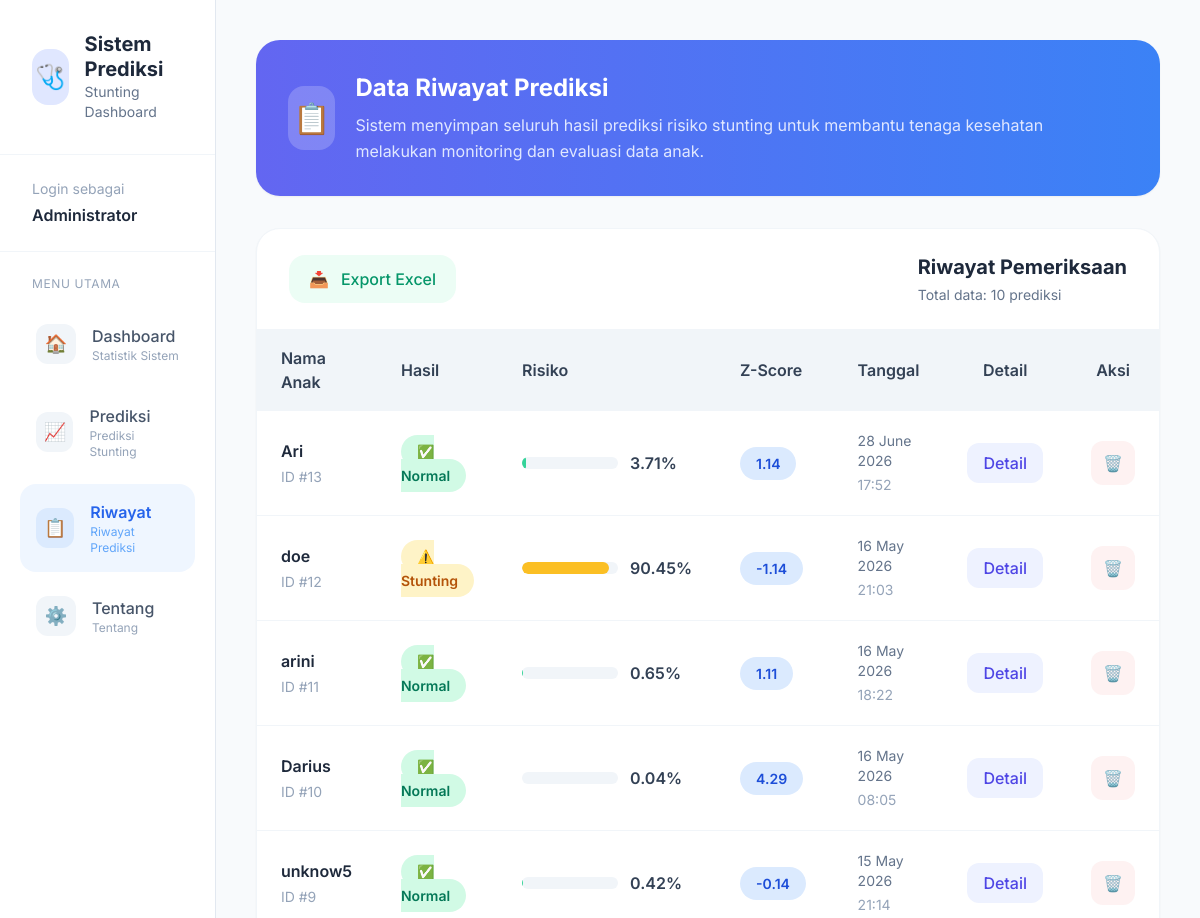
Page /history (signed in, upper part) on the earlier database version.
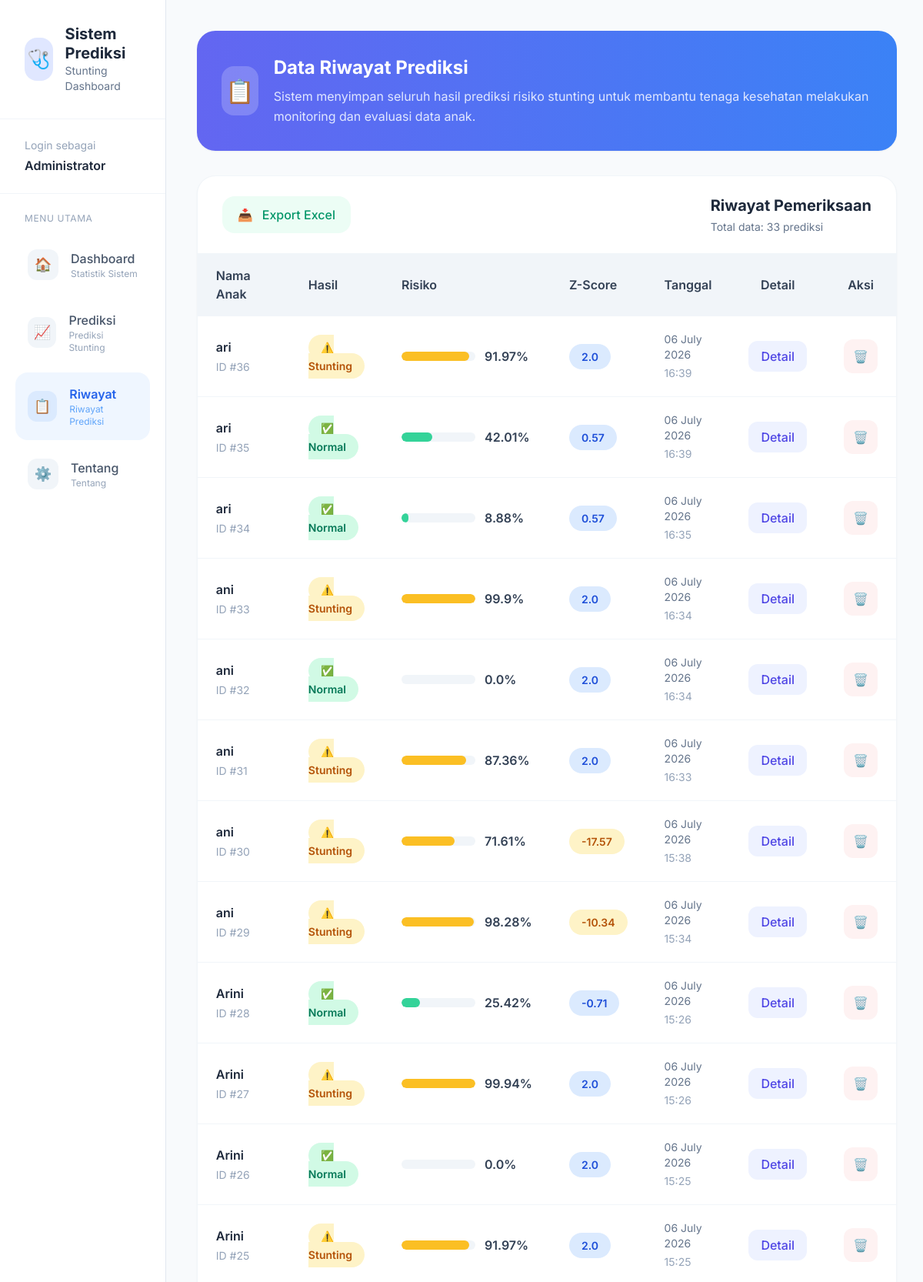
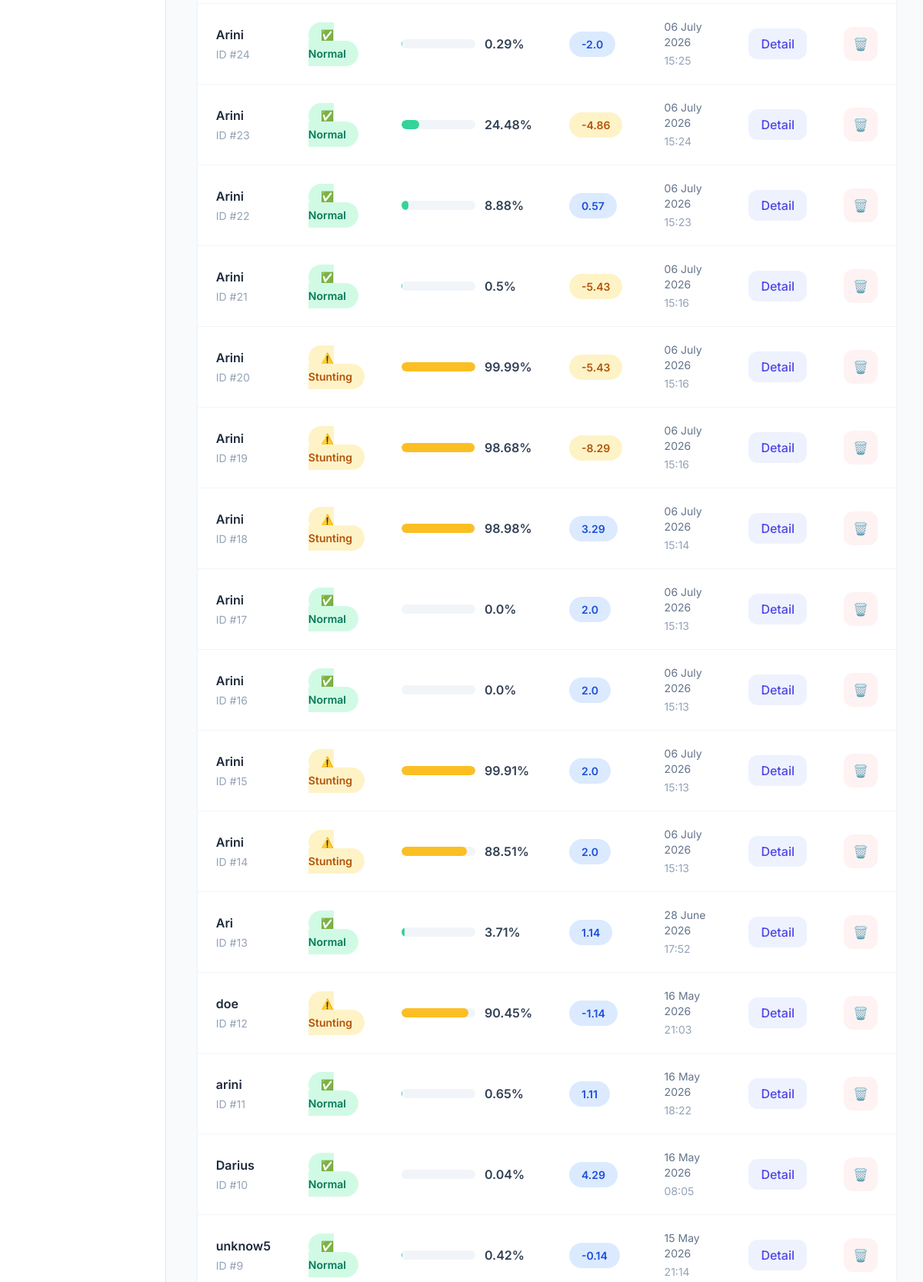
Same page on the later database version (2 pictures, top to bottom).
### app/models/prediction_model.py (models this page shows)
class Prediction(db.Model):
    __tablename__ = 'predictions'
    id = db.Column(db.Integer, primary_key=True)
    user_id = db.Column(db.Integer, db.ForeignKey('users.id'))
    nama_anak = db.Column(db.String(150))
    jenis_kelamin = db.Column(db.Integer)
    bb_lahir = db.Column(db.Float)
    umur = db.Column(db.Float)
    berat_badan = db.Column(db.Float)
    tinggi_badan = db.Column(db.Float)
    lila = db.Column(db.Float)
    tb_ibu = db.Column(db.Float)
    prediction = db.Column(db.String(50))
    probability = db.Column(db.Float)
    created_at = db.Column(
        db.DateTime,
        default=datetime.utcnow
    )
    def z_score(self):
        median_tb = 49 + (self.umur * 1.5)
        sd = 3.5
        score = (self.tinggi_badan - median_tb) / sd
        return round(score, 2)

### app/routers/main_routes.py (the view)
@main_bp.route('/history')
@login_required
def history():
    histories = Prediction.query.filter_by(user_id=session['user_id']).order_by(Prediction.created_at.desc()).all()
    return render_template('history.html', histories=histories, fullname=session.get('fullname'))

### app/utils/auth_helper.py (called while the page is built)
def login_required(f):
    @wraps(f)
    def decorated_function(*args, **kwargs):
        if "user_id" not in session:
            return redirect(url_for("auth.login"))
        return f(*args, **kwargs)
    return decorated_function

### app/templates/history.html (shortened to what this page needs)
{% extends "base.html" %}
{% block content %}
<div class="min-h-screen bg-slate-50 flex">
    <aside class="w-72 bg-white border-r border-slate-200 min-h-screen sticky top-0 hidden lg:flex flex-col">
        <div class="px-8 py-8 border-b border-slate-100">
            <div class="flex items-center gap-4">
                <div class="w-14 h-14 rounded-2xl bg-indigo-100 flex items-center justify-center text-2xl">
                    🩺
                </div>
                <div>
                    <h1 class="text-xl font-bold text-slate-800 leading-tight">
                        Sistem Prediksi
                    </h1>
                    <p class="text-slate-500 text-sm">
                        Stunting Dashboard
                    </p>
                </div>
            </div>
        </div>
        <div class="px-8 py-6 border-b border-slate-100">
            <p class="text-sm text-slate-400">
                Login sebagai
            </p>
            <h3 class="font-semibold text-slate-800 mt-1">
                {{ fullname }}
            </h3>
        </div>
        <nav class="flex-1 px-5 py-6">
            <p class="text-xs uppercase tracking-wider text-slate-400 px-3 mb-4">
                Menu Utama
            </p>
            <div class="space-y-2">
                <a
                    href="/"
                    class="flex items-center gap-4 px-4 py-4 rounded-2xl text-slate-600 hover:bg-indigo-50 hover:text-indigo-600 transition group"
                >
                    <div class="w-10 h-10 rounded-xl bg-slate-100 group-hover:bg-indigo-100 flex items-center justify-center text-lg transition">
                        🏠
                    </div>
                    <div>
                        <p class="font-medium">
                            Dashboard
                        </p>
                        <p class="text-xs text-slate-400">
                            Statistik Sistem
                        </p>
                    </div>
                </a>
                <a
                    href="/prediksi"
                    class="flex items-center gap-4 px-4 py-4 rounded-2xl text-slate-600 hover:bg-indigo-50 hover:text-indigo-600 transition group"
                >
                    <div class="w-10 h-10 rounded-xl bg-slate-100 group-hover:bg-indigo-100 flex items-center justify-center text-lg transition">
                        📈
                    </div>
                    <div>
                        <p class="font-medium">
                            Prediksi
                        </p>
                        <p class="text-xs text-slate-400">
                            Prediksi Stunting
                        </p>
                    </div>
                </a>
                <a
                    href="/history"
                    class="flex items-center gap-4 px-4 py-4 rounded-2xl bg-blue-50 text-blue-600 transition group"
                >
                    <div class="w-10 h-10 rounded-xl bg-blue-100 flex items-center justify-center text-lg">
                        📋
                    </div>
                    <div>
                        <p class="font-semibold">
                            Riwayat
                        </p>
                        <p class="text-xs text-blue-400">
                            Riwayat Prediksi
                        </p>
                    </div>
                </a>
                <a
                    href="/tentang"
                    class="flex items-center gap-4 px-4 py-4 rounded-2xl text-slate-600 hover:bg-blue-50 hover:text-blue-600 transition group"
                >
                    <div class="w-10 h-10 rounded-xl bg-slate-100 group-hover:bg-blue-100 flex items-center justify-center text-lg transition">
                        ⚙️
                    </div>
                    <div>
                        <p class="font-medium">
                            Tentang
                        </p>
                        <p class="text-xs text-slate-400">
                            Tentang
                        </p>
                    </div>
                </a>
            </div>
        </nav>
    </aside>
    <main class="flex-1">
        <div class="p-6 lg:p-10">
            <div class="mb-8">
                <div class="bg-gradient-to-r from-indigo-500 to-blue-500 rounded-3xl p-8 text-white shadow-sm">
                    <div class="flex items-center gap-5">
                        <div class="w-16 h-16 rounded-2xl bg-white/20 flex items-center justify-center text-3xl">
                            📋
                        </div>
                        <div>
                            <h2 class="text-2xl font-bold">
                                Data Riwayat Prediksi
                            </h2>
                            <p class="text-indigo-100 mt-2 leading-relaxed">
                                Sistem menyimpan seluruh hasil prediksi risiko
                                stunting untuk membantu tenaga kesehatan melakukan
                                monitoring dan evaluasi data anak.
                            </p>
                        </div>
                    </div>
                </div>
            </div>
            <div class="bg-white animate-[fadeIn_.25s_ease] rounded-3xl shadow-sm border border-slate-100 overflow-hidden">
                <div class="px-8 py-6 border-b border-slate-100 flex items-center justify-between">
                    <div class="flex items-center gap-3">
                        <a
                            href="/history/export"
                            class="
                                inline-flex items-center gap-3
                                px-5 py-3
                                rounded-2xl
                                bg-emerald-50
                                hover:bg-emerald-100
                                text-emerald-600
                                transition
                                font-medium
                            "
                        >
                            <span>📥</span>
                            Export Excel
                        </a>
                </div>
                    <div>
                        <h3 class="text-xl font-bold text-slate-800">
                            Riwayat Pemeriksaan
                        </h3>
                        <p class="text-slate-500 text-sm mt-1">
                            Total data: {{ histories|length }} prediksi
                        </p>
                    </div>
                </div>
                <div class="overflow-x-auto">
                    <table class="w-full min-w-[900px]">
                        <thead class="bg-slate-100 text-slate-700">
                            <tr>
                                <th class="text-left px-6 py-4 font-semibold">
                                    Nama Anak
                                </th>
                                <th class="text-left px-6 py-4 font-semibold">
                                    Hasil
                                </th>
                                <th class="text-left px-6 py-4 font-semibold">
                                    Risiko
                                </th>
                                <th class="text-left px-6 py-4 font-semibold">
                                    Z-Score
                                </th>
                                <th class="text-left px-6 py-4 font-semibold">
                                    Tanggal
                                </th>
                                <th class="text-center px-6 py-4 font-semibold">
                                    Detail
                                </th>
                                <th class="text-center px-6 py-4 font-semibold">
                                    Aksi
                                </th>
                            </tr>
                        </thead>
                        <tbody>
                            {% if histories %}
                                {% for item in histories %}
                                <tr class="border-t border-slate-100 hover:bg-slate-50 transition">
                                    <td class="px-6 py-5">
                                        <div>
                                            <p class="font-semibold text-slate-800">
                                                {{ item.nama_anak }}
                                            </p>
                                            <p class="text-sm text-slate-400 mt-1">
                                                ID #{{ item.id }}
                                            </p>
                                        </div>
                                    </td>
                                    <td class="px-6 py-5">
                                        {% if item.prediction == 'Stunting' %}
                                        <span class="px-4 py-2 rounded-full bg-amber-100 text-amber-700 text-sm font-semibold">
                                            ⚠️ Stunting
                                        </span>
                                        {% else %}
                                        <span class="px-4 py-2 rounded-full bg-emerald-100 text-emerald-700 text-sm font-semibold">
                                            ✅ Normal
                                        </span>
                                        {% endif %}
                                    </td>
                                    <td class="px-6 py-5">
                                        <div class="flex items-center gap-3">
                                            <div class="w-24 bg-slate-100 rounded-full h-3 overflow-hidden">
                                                <div
                                                    class="
                                                        h-3 rounded-full
                                                        {% if item.prediction == 'Stunting' %}
                                                            bg-amber-400
                                                        {% else %}
                                                            bg-emerald-400
                                                        {% endif %}
                                                    "
                                                    style="width: {{ item.probability }}%"
                                                ></div>
                                            </div>
                                            <span class="font-semibold text-slate-700">
                                                {{ item.probability }}%
                                            </span>
                                        </div>
                                    </td>
                                    <td class="px-6 py-5">
                                        <span class="
                                            px-4 py-2 rounded-full text-sm font-semibold
                                            {% if item.z_score() < -2 %}
                                                bg-amber-100 text-amber-700
                                            {% else %}
                                                bg-blue-100 text-blue-700
                                            {% endif %}
                                        ">
                                            {{ item.z_score() }}
                                        </span>
                                    </td>
                                    <td class="px-6 py-5 text-slate-500 text-sm">
                                        <div>
                                            {{ item.created_at.strftime('%d %B %Y') }}
                                        </div>
                                        <div class="mt-1 text-slate-400">
                                            {{ item.created_at.strftime('%H:%M') }}
                                        </div>
                                    </td>
                                    <td class="px-6 py-5 text-center">
                                        <button
                                            onclick="openDetail(
                                                '{{ item.nama_anak }}',
                                                '{{ item.jenis_kelamin }}',
                                                '{{ item.bb_lahir }}',
                                                '{{ item.umur }}',
                                                '{{ item.berat_badan }}',
                                                '{{ item.tinggi_badan }}',
                                                '{{ item.lila }}',
                                                '{{ item.tb_ibu }}',
                                                '{{ item.prediction }}',
                                                '{{ item.probability }}',
                                                '{{ item.z_score() }}'
                                            )"
                                            class="px-4 py-2 rounded-xl bg-indigo-50 hover:bg-indigo-100 text-indigo-600 transition font-medium"
                                        >
                                            Detail
                                        </button>
                                    </td>
                                    <td class="px-6 py-5 text-center">
                                        <button
                                            onclick="deleteHistory({{ item.id }})"
                                            class="w-11 h-11 rounded-xl bg-red-50 hover:bg-red-100 text-red-600 transition flex items-center justify-center"
                                        >
                                            🗑️
                                        </button>
                                    </td>
                                </tr>
                                {% endfor %}
                            {% endif %}
                        </tbody>
                    </table>
                </div>
            </div>
        </div>
    </main>
</div>
{% endblock %}

### app/templates/base.html (shortened to what this page needs)
<!DOCTYPE html>
<html lang="id">
<head>
    <script src="https://cdn.tailwindcss.com"></script>
</head>
<body class="bg-slate-50 text-slate-800">
    {% block content %}
    {% endblock %}
</body>
</html>

### app/templates/base.html (style rules this page uses)
body { font-family: 'Inter', sans-serif; }

Differences in the rows shown:
added Prediction: nama_anak "ari", id "36", prediction "⚠️ Stunting", probability "91.97", z_score "2.0", created_at "06 July 2026", created_at "16:39"
added Prediction: nama_anak "ari", id "35", prediction "✅ Normal", probability "42.01", z_score "0.57", created_at "06 July 2026", created_at "16:39"
added Prediction: nama_anak "ari", id "34", prediction "✅ Normal", probability "8.88", z_score "0.57", created_at "06 July 2026", created_at "16:35"
added Prediction: nama_anak "ani", id "33", prediction "⚠️ Stunting", probability "99.9", z_score "2.0", created_at "06 July 2026", created_at "16:34"
added Prediction: nama_anak "ani", id "32", prediction "✅ Normal", probability "0.0", z_score "2.0", created_at "06 July 2026", created_at "16:34"
added Prediction: nama_anak "ani", id "31", prediction "⚠️ Stunting", probability "87.36", z_score "2.0", created_at "06 July 2026", created_at "16:33"
added Prediction: nama_anak "ani", id "30", prediction "⚠️ Stunting", probability "71.61", z_score "-17.57", created_at "06 July 2026", created_at "15:38"
added Prediction: nama_anak "ani", id "29", prediction "⚠️ Stunting", probability "98.28", z_score "-10.34", created_at "06 July 2026", created_at "15:34"
added Prediction: nama_anak "Arini", id "28", prediction "✅ Normal", probability "25.42", z_score "-0.71", created_at "06 July 2026", created_at "15:26"
added Prediction: nama_anak "Arini", id "27", prediction "⚠️ Stunting", probability "99.94", z_score "2.0", created_at "06 July 2026", created_at "15:26"
added Prediction: nama_anak "Arini", id "26", prediction "✅ Normal", probability "0.0", z_score "2.0", created_at "06 July 2026", created_at "15:25"
added Prediction: nama_anak "Arini", id "25", prediction "⚠️ Stunting", probability "91.97", z_score "2.0", created_at "06 July 2026", created_at "15:25"
added Prediction: nama_anak "Arini", id "24", prediction "✅ Normal", probability "0.29", z_score "-2.0", created_at "06 July 2026", created_at "15:25"
added Prediction: nama_anak "Arini", id "23", prediction "✅ Normal", probability "24.48", z_score "-4.86", created_at "06 July 2026", created_at "15:24"
added Prediction: nama_anak "Arini", id "22", prediction "✅ Normal", probability "8.88", z_score "0.57", created_at "06 July 2026", created_at "15:23"
added Prediction: nama_anak "Arini", id "21", prediction "✅ Normal", probability "0.5", z_score "-5.43", created_at "06 July 2026", created_at "15:16"
added Prediction: nama_anak "Arini", id "20", prediction "⚠️ Stunting", probability "99.99", z_score "-5.43", created_at "06 July 2026", created_at "15:16"
added Prediction: nama_anak "Arini", id "19", prediction "⚠️ Stunting", probability "98.68", z_score "-8.29", created_at "06 July 2026", created_at "15:16"
added Prediction: nama_anak "Arini", id "18", prediction "⚠️ Stunting", probability "98.98", z_score "3.29", created_at "06 July 2026", created_at "15:14"
added Prediction: nama_anak "Arini", id "17", prediction "✅ Normal", probability "0.0", z_score "2.0", created_at "06 July 2026", created_at "15:13"
added Prediction: nama_anak "Arini", id "16", prediction "✅ Normal", probability "0.0", z_score "2.0", created_at "06 July 2026", created_at "15:13"
added Prediction: nama_anak "Arini", id "15", prediction "⚠️ Stunting", probability "99.91", z_score "2.0", created_at "06 July 2026", created_at "15:13"
added Prediction: nama_anak "Arini", id "14", prediction "⚠️ Stunting", probability "88.51", z_score "2.0", created_at "06 July 2026", created_at "15:13"
Other differences:
{{ histories|length }}: "10" → "33"
